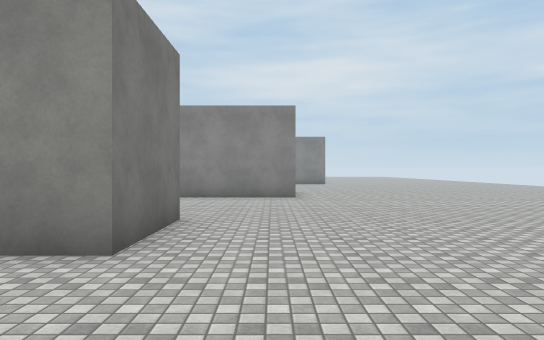
[1] (above)

24 first-person views from a walk through a 3-D level made in the Unity game engine. The camera is 1.5 m above the floor, looks level and sees 70° across. The floor is counted in squares, 2 m on a side. Each view is taken from the middle of a square. On the plan, view 1 faces up. The plan holds only what a view shows up to about 12 squares ahead; the rest is blank. The place goes on beyond the plan. The player character is not drawn. Some animated figures are left out. Surface patterns are stand-ins for the level's own textures.

[2]
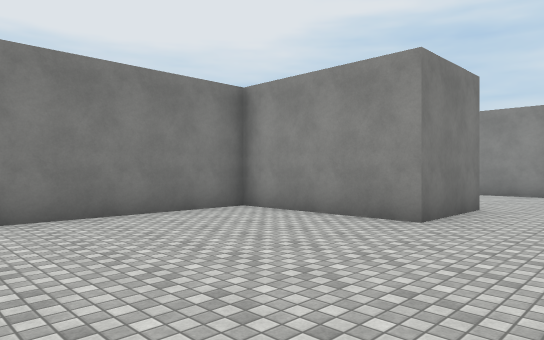

[3]
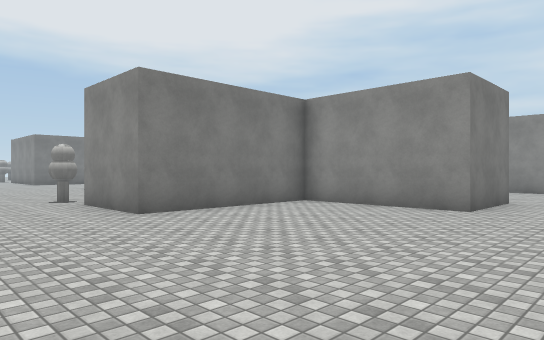

[4]
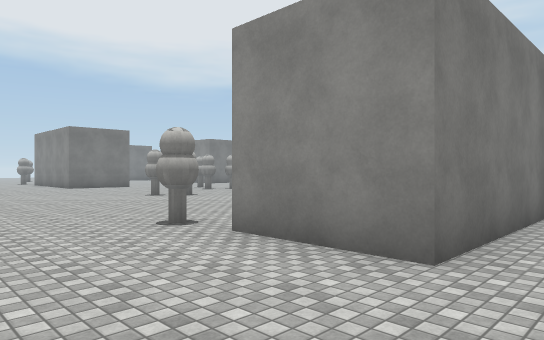

[5]
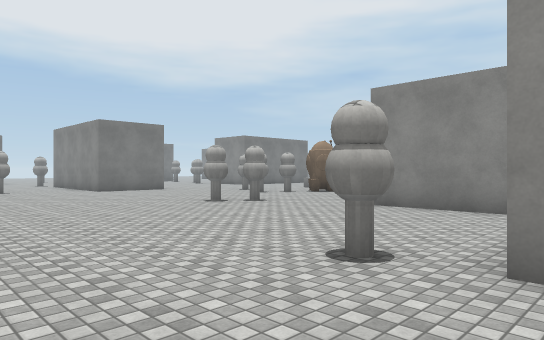

[6]
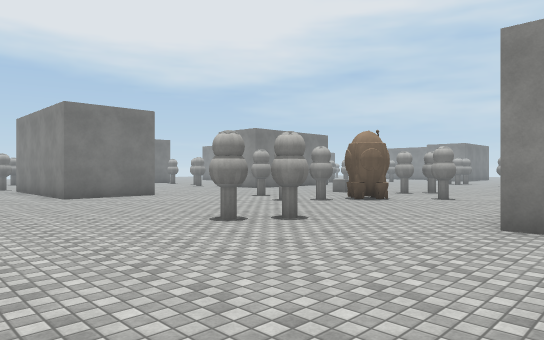

[7]
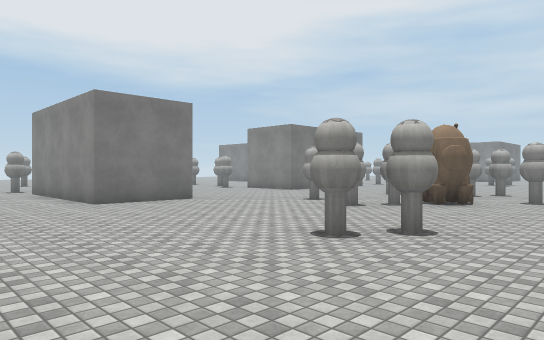

[8]
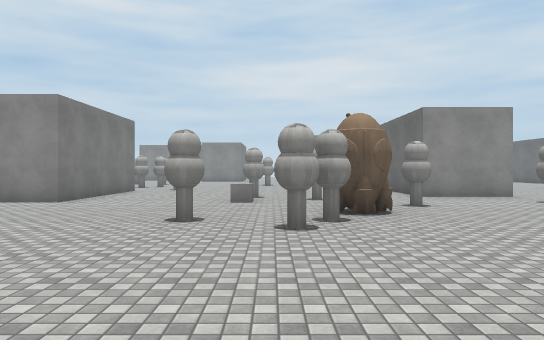

[9]
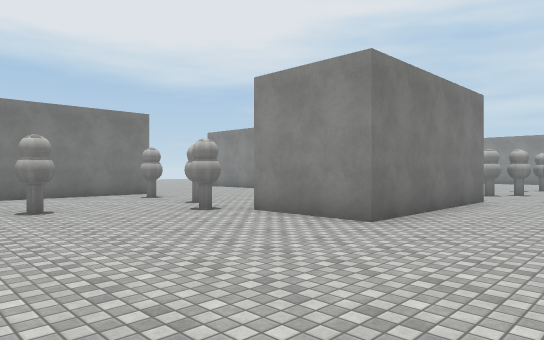

[10]
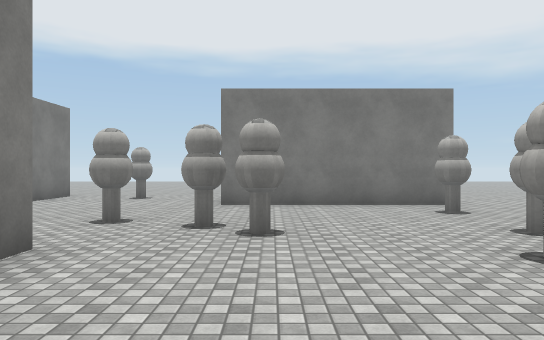

[11]
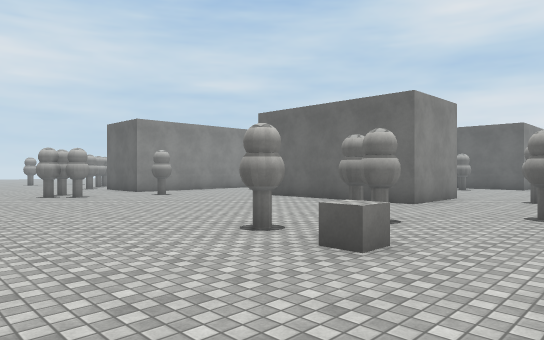

[12]
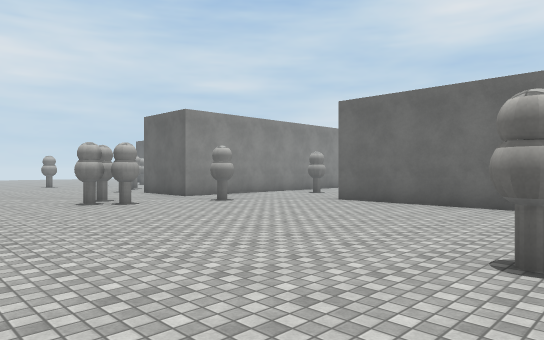

[13]
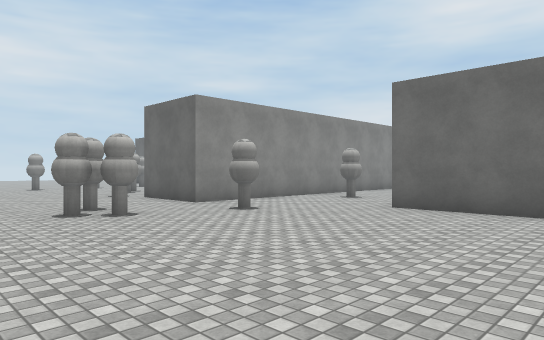

[14]
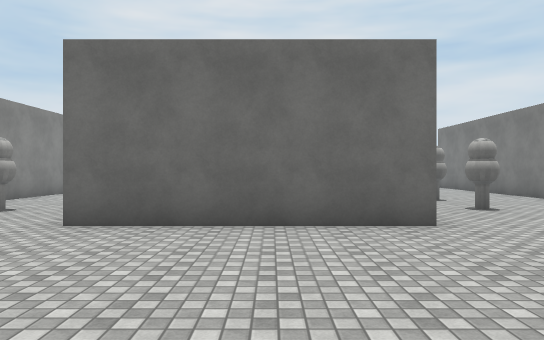

[15]
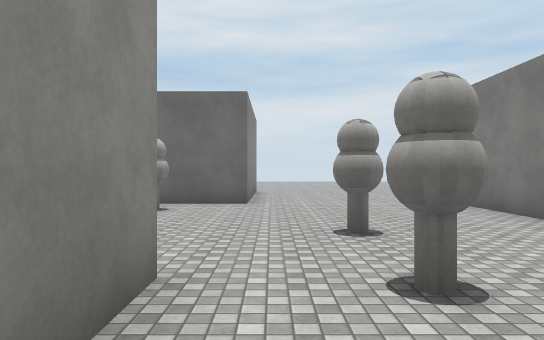

[16]
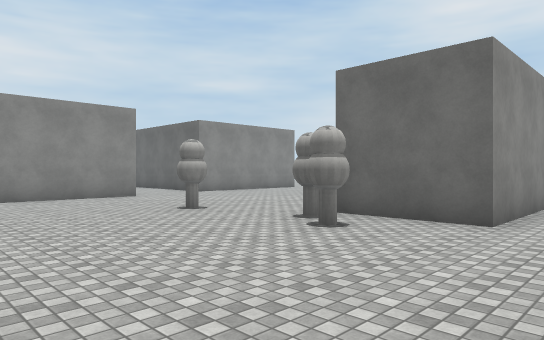

[17]
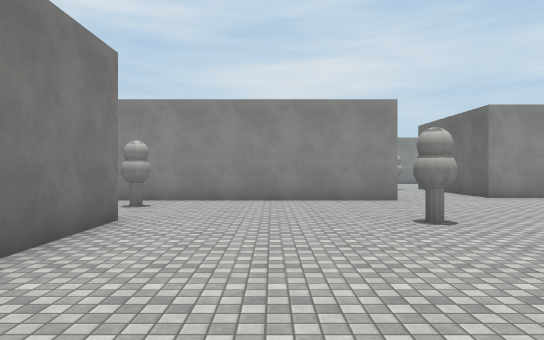

[18]
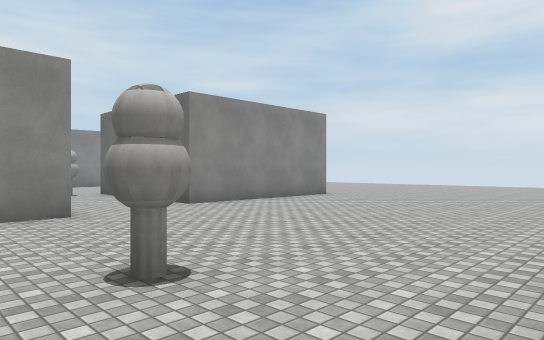

[19]
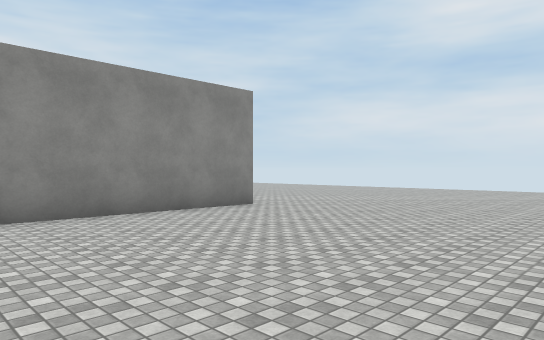

[20]
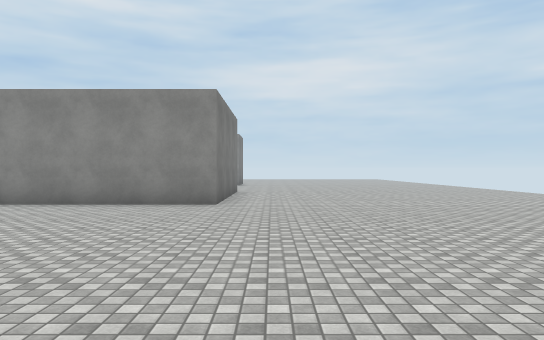

[21]
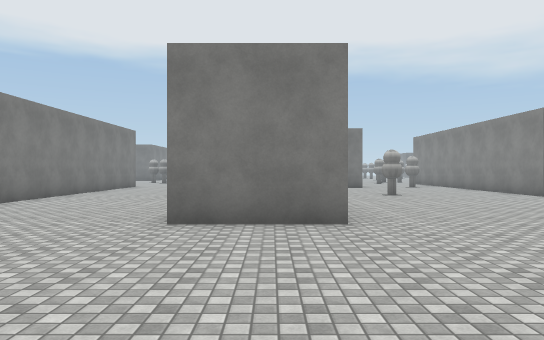

[22]
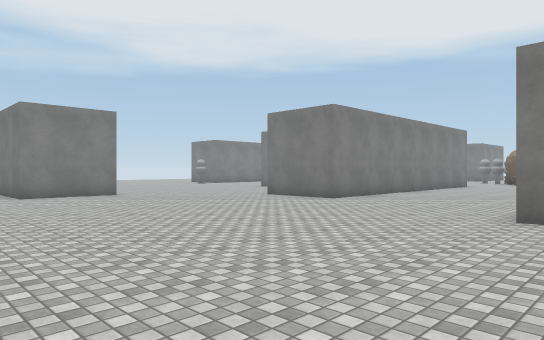

[23]
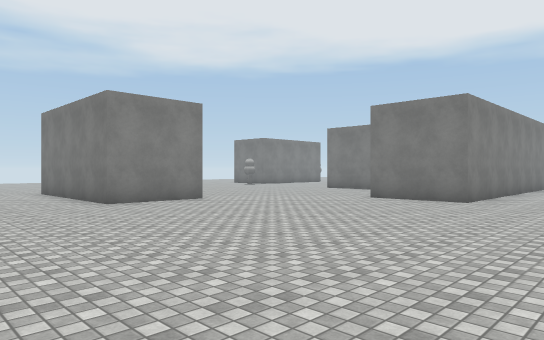

[24]
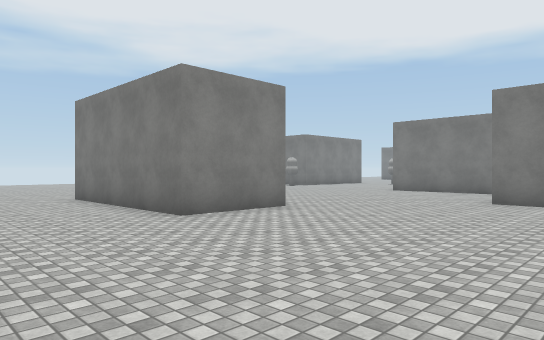

### Floor plan
Points are (right, up) in squares from view 1. A wall is a line through its corners. A room is listed if a view was taken in it or the views show most of it. See-through windows are left out.
Room 1 (views 1, 2, 3, 4, 5, 6, 7, 8, 9, 10, 11, 12, 13, 14, 15, 16, 17, 18, 19, 20, 21, 22, 23, 24)
walls: (-10.2, 10.8) (-12.8, 10.8) (-12.8, 15.9); (-7.9, 5.9) (-1.4, 5.9) (-1.4, 3.4) (-5.2, 3.4) (-5.2, -0.9) (-7.8, -0.9); (-8.8, 3.4) (-11.5, 3.4); (-10.3, 15.9) (-10.3, 13.2); (-20.7, 3.8) (-20.7, 1.2) (-25.8, 1.2); (-21.9, 14) (-21.9, 9) (-24.5, 9); (0.6, 13.1) (0.6, 10.6) (-4.4, 10.6) (-4.4, 13.1); (-4.9, 19.6) (-14.9, 19.6) (-14.9, 21.5); (-25.8, 3.7) (-25.1, 3.7); (2, 0.5) (4.5, 0.5) (4.5, -4.5); (-30.3, 9.8) (-30.3, 4.9); (2.8, 21.4) (2.8, 20.4) (-2.2, 20.4) (-2.2, 21.5); (-33.1, 0.3) (-31.2, 0.3)
objects: other object (-32, 3); other object (-29, 9); other object (-28, 4); other object (-27, 5); other object (-27, 6); other object (-27, 9); other object (-25, 8); other object (-23, 16) to (-23, 17); other object (-22, 17); other object (-18, 6); other object (-18, 9); other object (-18, 11); other object (-18, 19); other object (-17, 5); other object (-17, 18); other object (-17, 20); other object (-16, 6); other object (-16, 7) to (-15, 7); other object (-16, 10); other object (-15, 2); other object (-15, 11); other object (-15, 18); other object (-14, 3); other object (-14, 8); other object (-11, 9); other object (-11, 18); other object (-9, -1); other object (-8, 9); other object (-6, 12); other object (-6, 16); other object (-5, 13)

Positions as (right, up) in squares from view 1, and headings:
1: (0, 0), facing up
2: (1, -2), facing up-left
3: (1, -4), facing up-left
4: (-4, -4), facing up-left
5: (-7, -4), facing up-left
6: (-10, -2), facing up-left
7: (-12, -2), facing up-left
8: (-17, 0), facing up
9: (-19, 4), facing up-left
10: (-22, 6), facing left
11: (-21, 7), facing up-right
12: (-21, 10), facing up-right
13: (-20, 12), facing up-right
14: (-18, 13), facing right
15: (-13, 10), facing right
16: (-10, 9), facing up-right
17: (-8, 10), facing up
18: (-7, 13), facing up-right
19: (-3, 14), facing up-right
20: (4, 12), facing up
21: (6, 12), facing left
22: (7, 12), facing down-left
23: (8, 9), facing down-left
24: (8, 6), facing down-left
